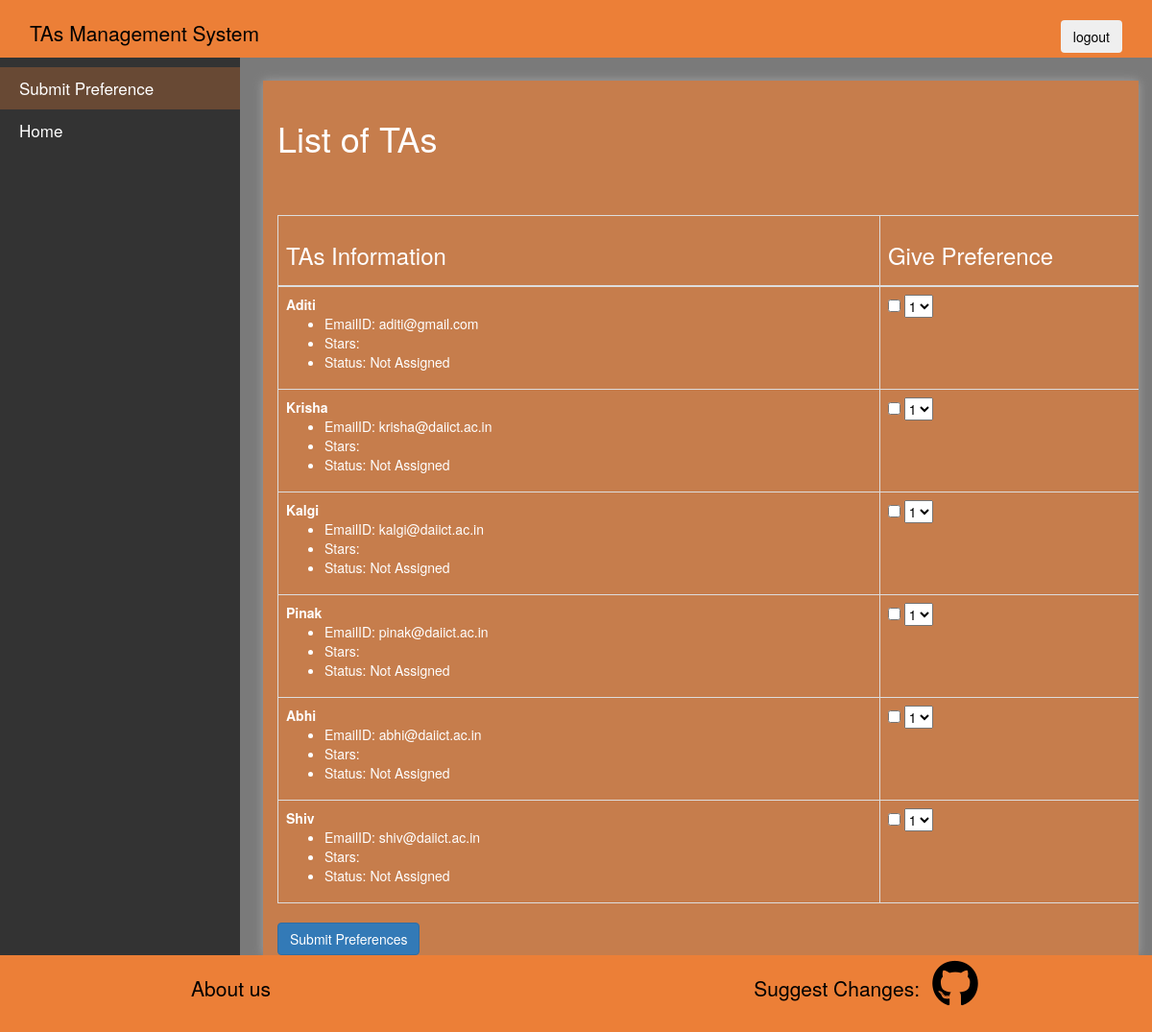
The page /Main/faculty/submitPreference/5 on the database its author committed.
### Main/models.py (models this page shows)
class ta(models.Model):
    name = models.CharField(max_length=30,null=False)
    pwd = models.CharField(max_length=8,null=False)
    cid = models.ForeignKey(course,on_delete=models.CASCADE,null=True)
    mail = models.EmailField(max_length=30,null=False,unique=True)
    year = models.IntegerField(null=False)
    ratings = models.FloatField(default=0,null=False)
    status = models.CharField(default='Not Assigned',max_length=12)
    an= models.BooleanField(default=False)

### Main/views.py (the view, shortened to what this page needs)
# urls.py: path('faculty/submitPreference/<str:id>',submitPref, name='submitPref'),
def submitPref(request, id):
    user = faculty.objects.get(id=id)
    List_see = ta.objects.all()
    listnum = range(1,user.cid.number_of_TA+1)
    context={'Listsee' : List_see, 'facid': user.id, 'listofnum': listnum}
    return render(request, 'submitPref.html', context)

### templates/submitPref.html (shortened to what this page needs)
{% extends 'header.html' %}
{% load static %}
{% block mid %}
  <div class="main">
  <div class="mid">
      <div class="container" style="color: white;">
        <p>
          <h1> List of TAs </h1>
        </p>
        <br/>
        <form action="" method=POSt>
          <table class="table table-dark table-bordered">
          <thead>
            <tr>
              <th scope="col"><h3>TAs Information</h3></th>
              <th scope="col"><h3>Give Preference</h3></th>
            </tr>
          </thead>
          <tbody>
            {% for ta in Listsee%}
            {%if ta.status == 'Not Assigned'%}
            <tr>
              <td>
            <strong>{{ta.name}} </strong>
            <ul>
            <li> EmailID: {{ta.mail}} </li>
            <li> Stars: {{ta.star}} </li>
            <li> Status: {{ta.status}} </li>
            </ul>
          </td>
          <td>
            <div class="form-check">
              <input class="form-check-input" type="checkbox" value={{ta.id}} name="boxes">
              <select name="selectTA" id="selectTA" style="color:black;">
                {%for num in listofnum%}
                        <option id="{{ta.id}}" value="{{num}}">{{num}}</option>
                {%endfor%}
              </select>
            </div>
        </td>
          {%endif%}
            {%endfor%}
          </tbody>
        </table>
<button class='btn btn-primary' tyoe="submit">
    Submit Preferences
</button>
      </div>
  </div>
</div>
{%endblock mid%}
{%block sidenav%}
    <div class="sidenav">
      <a class="active" href="">Submit Preference</a>
      <a href="{% url 'facultyHome' facid%}">Home</a>
  </div>
{%endblock sidenav%}

### Main/static/basic.css (style rules this page uses)
body { margin:0; font-family: 'Gill Sans', 'Gill Sans MT', Calibri, 'Trebuchet MS', sans-serif; box-sizing: border-box; }

### templates/header.html (style rules this page uses)
.sidenav { width: 250px; position: fixed; top: 60px; background-color: #333; overflow: auto; padding-top: 10px; bottom: 80px; }
.sidenav a { padding: 10px 10px 10px 20px; text-decoration: none; font-size: 17px; color: #333; display: block; color: white; background-image: none; padding-left: auto; }
.sidenav a.active { background-color: #ec7f3748; text-transform:inherit; }
.main { margin-left: 250px; width: 100%; position: fixed; background-color: rgb(122, 122, 122); overflow: auto; top: 60px; bottom: 80px; padding-inline-start: 0%; padding-inline-end: 0%; }
.mid { width: 76%; background-color: #ec7f37ab; top: 60px; bottom: 80px; float: center; display: block; overflow: auto; margin-top: 2%; margin-left: 2%; height: auto; box-shadow: 0 0px 10px 0 rgba(176, 176, 176, 0.724); }
.mid p { font-size:xx-large; padding: 10px; text-align: center; font-weight: bolder; color:white; }

### rows shown on the page
ta: name "Aditi", mail "aditi@gmail.com", status "Not Assigned"
ta: name "Krisha", mail "krisha@daiict.ac.in", status "Not Assigned"
ta: name "Kalgi", mail "kalgi@daiict.ac.in", status "Not Assigned"
ta: name "Pinak", mail "pinak@daiict.ac.in", status "Not Assigned"
ta: name "Abhi", mail "abhi@daiict.ac.in", status "Not Assigned"
ta: name "Shiv", mail "shiv@daiict.ac.in", status "Not Assigned"

### other values the page prints
form field selectTA "1"
